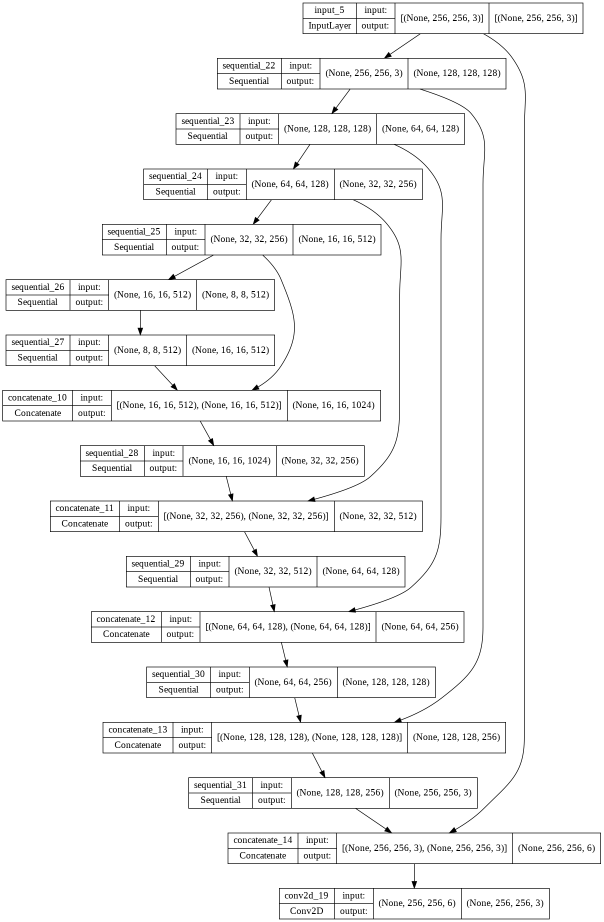
#> input picture model3.png, 1207 x 1844 px, given as the content of the folder /drive/MyDrive/project/MMS project/dataset/Raw Data/high_res, which was not available (shown at 1/2 size)
$ jupyter execute --allow-errors SR2.ipynb
#> lines starting #> are read from the running program, lines starting #| are printed output that depends on the picture; pictures that were not available may be replaced by others from this repository, and a replacement may not be noted
[cell 1]
import os
import re
from scipy import ndimage, misc
from tqdm import tqdm
from tensorflow.keras.preprocessing.image import img_to_array


from skimage.transform import resize, rescale
import matplotlib.pyplot as plt
import numpy as np
np. random. seed(0)
import cv2 as cv2

import tensorflow as tf
from tensorflow.keras.layers import Input, Dense ,Conv2D,MaxPooling2D ,Dropout
from tensorflow.keras.layers import Conv2DTranspose, UpSampling2D, add
from tensorflow.keras.models import Model
from tensorflow.keras import regularizers
from tensorflow.keras.utils import plot_model
import tensorflow as tf

print(tf.__version__)

[cell 2]
# to get the files in proper order
def sorted_alphanumeric(data):
    convert = lambda text: int(text) if text.isdigit() else text.lower()
    alphanum_key = lambda key: [convert(c) for c in re.split('([0-9]+)',key)]
    return sorted(data,key = alphanum_key)
# defining the size of the image
SIZE = 256
high_img = []
path = '/content/drive/MyDrive/project/MMS project/dataset/Raw Data/high_res'
files = os.listdir(path)
files = sorted_alphanumeric(files)
for i in tqdm(files):
    if i == '855.png':
        break
    else:
        img = cv2.imread(path + '/'+i,1)
#> img is the input picture: shape (1844, 1207, 3); min 0, max 255, mean 245.1
        # open cv reads images in BGR format so we have to convert it to RGB
        img = cv2.cvtColor(img, cv2.COLOR_BGR2RGB)
        #resizing image
        img = cv2.resize(img, (SIZE, SIZE))
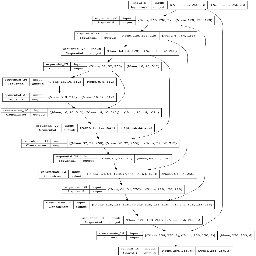
#> img: shape (256, 256, 3); min 0, max 255, mean 245.1
        img = img.astype('float32') / 255.0
        high_img.append(img_to_array(img))
#> (this line was passed over: tensorflow is not available in this run)
low_img = []
path = '/content/drive/MyDrive/project/MMS project/dataset/Raw Data/low_res'
files = os.listdir(path)
files = sorted_alphanumeric(files)
for i in tqdm(files):
    if i == '855.png':
        break
    else:
        img = cv2.imread(path + '/'+i,1)
        img = cv2.cvtColor(img, cv2.COLOR_BGR2RGB)
        #resizing image
        img = cv2.resize(img, (SIZE, SIZE))
        img = img.astype('float32') / 255.0
        low_img.append(img_to_array(img))
#> (this line was passed over: tensorflow is not available in this run)

#> (a cell that did not finish here is left out)

[cell 4]
train_high_image = high_img[:700]
#> train_high_image = []
train_low_image = low_img[:700]
#> train_low_image = []
train_high_image = np.reshape(train_high_image,(len(train_high_image),SIZE,SIZE,3))
#> train_high_image = empty array
train_low_image = np.reshape(train_low_image,(len(train_low_image),SIZE,SIZE,3))
#> train_low_image = empty array

validation_high_image = high_img[700:830]
#> validation_high_image = []
validation_low_image = low_img[700:830]
#> validation_low_image = []
validation_high_image= np.reshape(validation_high_image,(len(validation_high_image),SIZE,SIZE,3))
#> validation_high_image = empty array
validation_low_image = np.reshape(validation_low_image,(len(validation_low_image),SIZE,SIZE,3))
#> validation_low_image = empty array


test_high_image = high_img[830:]
#> test_high_image = []
test_low_image = low_img[830:]
#> test_low_image = []
test_high_image= np.reshape(test_high_image,(len(test_high_image),SIZE,SIZE,3))
#> test_high_image = empty array
test_low_image = np.reshape(test_low_image,(len(test_low_image),SIZE,SIZE,3))
#> test_low_image = empty array

print("Shape of training images:",train_high_image.shape)
#| Shape of training images: (0, 256, 256, 3)
print("Shape of test images:",test_high_image.shape)
#| Shape of test images: (0, 256, 256, 3)
print("Shape of validation images:",validation_high_image.shape)
#| Shape of validation images: (0, 256, 256, 3)


$ run again, on model1 .png
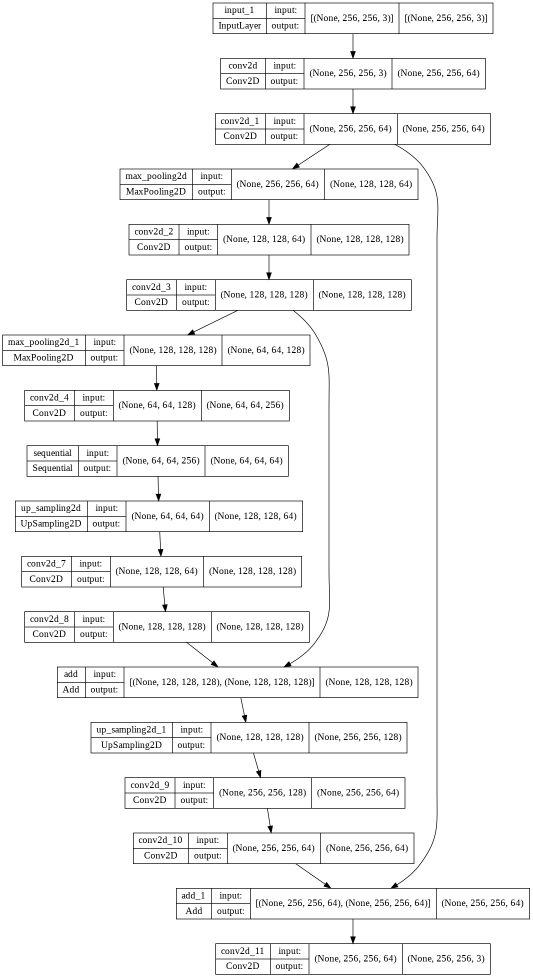
#> input picture model1 .png, 1065 x 1955 px, given as the content of the folder /drive/MyDrive/project/MMS project/dataset/Raw Data/high_res, which was not available (shown at 1/2 size)
#> img is the input picture: shape (1955, 1065, 3); min 0, max 255, mean 244.9
#> `img = cv2.resize(img, (SIZE, SIZE))`:
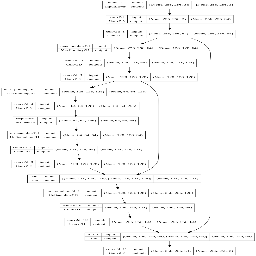
#> img: shape (256, 256, 3); min 0, max 255, mean 249.6
#> `train_high_image = high_img[:700]`: train_high_image = []
#> `train_high_image = np.reshape(train_high_image,(len(train_high_image),..`: train_high_image = empty array
#> `validation_high_image = high_img[700:830]`: validation_high_image = []
#> `validation_high_image= np.reshape(validation_high_image,(len(validatio..`: validation_high_image = empty array
#> `test_high_image = high_img[830:]`: test_high_image = []
#> `test_high_image= np.reshape(test_high_image,(len(test_high_image),SIZE..`: test_high_image = empty array
#| Shape of training images: (0, 256, 256, 3)
#| Shape of test images: (0, 256, 256, 3)
#| Shape of validation images: (0, 256, 256, 3)

$ run again, on model4_1.png
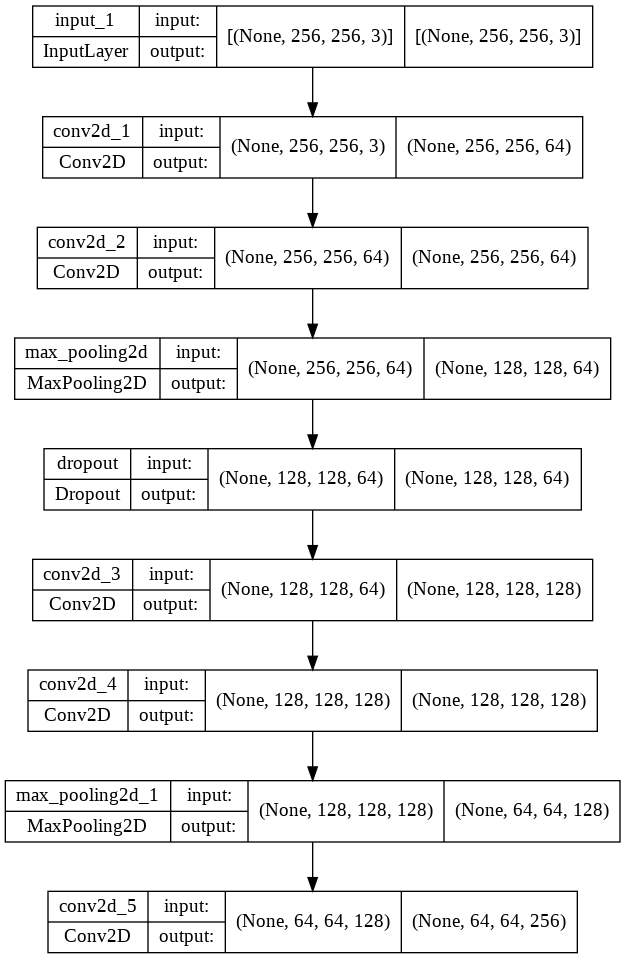
#> input picture model4_1.png, 625 x 959 px, given as the content of the folder /drive/MyDrive/project/MMS project/dataset/Raw Data/high_res, which was not available
#> img is the input picture: shape (959, 625, 3); min 0, max 255, mean 238.7
#> `img = cv2.resize(img, (SIZE, SIZE))`:
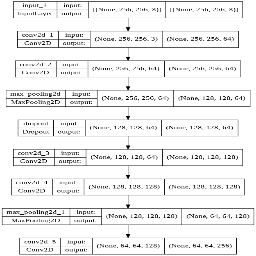
#> img: shape (256, 256, 3); min 0, max 255, mean 239.1
#> `train_high_image = high_img[:700]`: train_high_image = []
#> `train_high_image = np.reshape(train_high_image,(len(train_high_image),..`: train_high_image = empty array
#> `validation_high_image = high_img[700:830]`: validation_high_image = []
#> `validation_high_image= np.reshape(validation_high_image,(len(validatio..`: validation_high_image = empty array
#> `test_high_image = high_img[830:]`: test_high_image = []
#> `test_high_image= np.reshape(test_high_image,(len(test_high_image),SIZE..`: test_high_image = empty array
#| Shape of training images: (0, 256, 256, 3)
#| Shape of test images: (0, 256, 256, 3)
#| Shape of validation images: (0, 256, 256, 3)
